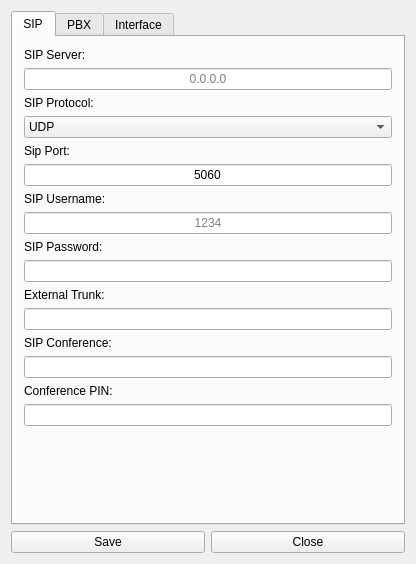
<?xml version="1.0" encoding="UTF-8"?>
<ui version="4.0">
 <class>MainWindow</class>
 <widget class="QMainWindow" name="MainWindow">
  <property name="geometry">
   <rect>
    <x>0</x>
    <y>0</y>
    <width>416</width>
    <height>564</height>
   </rect>
  </property>
  <property name="sizePolicy">
   <sizepolicy hsizetype="Fixed" vsizetype="Fixed">
    <horstretch>0</horstretch>
    <verstretch>0</verstretch>
   </sizepolicy>
  </property>
  <property name="windowTitle">
   <string>Streamer Config</string>
  </property>
  <property name="styleSheet">
   <string notr="true"/>
  </property>
  <widget class="QWidget" name="centralWidget">
   <layout class="QVBoxLayout" name="verticalLayout">
    <item>
     <widget class="QTabWidget" name="tabWidget">
      <property name="styleSheet">
       <string notr="true"/>
      </property>
      <property name="tabShape">
       <enum>QTabWidget::Rounded</enum>
      </property>
      <property name="currentIndex">
       <number>0</number>
      </property>
      <widget class="QWidget" name="tabSIP">
       <attribute name="icon">
        <iconset resource="images.qrc">
         <normaloff>:/images/ext.png</normaloff>:/images/ext.png</iconset>
       </attribute>
       <attribute name="title">
        <string>SIP</string>
       </attribute>
       <layout class="QGridLayout" name="gridLayout_2">
        <item row="4" column="0">
         <widget class="QLabel" name="sipPortText">
          <property name="sizePolicy">
           <sizepolicy hsizetype="Expanding" vsizetype="Fixed">
            <horstretch>0</horstretch>
            <verstretch>0</verstretch>
           </sizepolicy>
          </property>
          <property name="text">
           <string>Sip Port:</string>
          </property>
         </widget>
        </item>
        <item row="2" column="0">
         <widget class="QLabel" name="sipProtoText">
          <property name="sizePolicy">
           <sizepolicy hsizetype="Expanding" vsizetype="Fixed">
            <horstretch>0</horstretch>
            <verstretch>0</verstretch>
           </sizepolicy>
          </property>
          <property name="text">
           <string>SIP Protocol:</string>
          </property>
         </widget>
        </item>
        <item row="1" column="0">
         <widget class="QLineEdit" name="sipServer">
          <property name="sizePolicy">
           <sizepolicy hsizetype="Expanding" vsizetype="Fixed">
            <horstretch>0</horstretch>
            <verstretch>0</verstretch>
           </sizepolicy>
          </property>
          <property name="text">
           <string/>
          </property>
          <property name="alignment">
           <set>Qt::AlignCenter</set>
          </property>
          <property name="readOnly">
           <bool>false</bool>
          </property>
          <property name="placeholderText">
           <string>0.0.0.0</string>
          </property>
         </widget>
        </item>
        <item row="11" column="0">
         <widget class="QLineEdit" name="sipExtTrunk">
          <property name="alignment">
           <set>Qt::AlignCenter</set>
          </property>
         </widget>
        </item>
        <item row="5" column="0">
         <widget class="QLineEdit" name="sipPort">
          <property name="text">
           <string>5060</string>
          </property>
          <property name="alignment">
           <set>Qt::AlignCenter</set>
          </property>
         </widget>
        </item>
        <item row="9" column="0">
         <widget class="QLineEdit" name="sipPass">
          <property name="text">
           <string/>
          </property>
          <property name="echoMode">
           <enum>QLineEdit::Password</enum>
          </property>
          <property name="alignment">
           <set>Qt::AlignCenter</set>
          </property>
          <property name="readOnly">
           <bool>false</bool>
          </property>
         </widget>
        </item>
        <item row="7" column="0">
         <widget class="QLineEdit" name="sipUser">
          <property name="text">
           <string/>
          </property>
          <property name="alignment">
           <set>Qt::AlignCenter</set>
          </property>
          <property name="readOnly">
           <bool>false</bool>
          </property>
          <property name="placeholderText">
           <string>1234</string>
          </property>
         </widget>
        </item>
        <item row="6" column="0">
         <widget class="QLabel" name="sipUserText">
          <property name="sizePolicy">
           <sizepolicy hsizetype="Expanding" vsizetype="Fixed">
            <horstretch>0</horstretch>
            <verstretch>0</verstretch>
           </sizepolicy>
          </property>
          <property name="minimumSize">
           <size>
            <width>150</width>
            <height>0</height>
           </size>
          </property>
          <property name="text">
           <string>SIP Username:</string>
          </property>
         </widget>
        </item>
        <item row="13" column="0">
         <widget class="QLineEdit" name="sipConf">
          <property name="alignment">
           <set>Qt::AlignCenter</set>
          </property>
         </widget>
        </item>
        <item row="0" column="0">
         <widget class="QLabel" name="sipServerText">
          <property name="sizePolicy">
           <sizepolicy hsizetype="Expanding" vsizetype="Fixed">
            <horstretch>0</horstretch>
            <verstretch>0</verstretch>
           </sizepolicy>
          </property>
          <property name="minimumSize">
           <size>
            <width>150</width>
            <height>0</height>
           </size>
          </property>
          <property name="styleSheet">
           <string notr="true"/>
          </property>
          <property name="text">
           <string>SIP Server:</string>
          </property>
         </widget>
        </item>
        <item row="14" column="0">
         <widget class="QLabel" name="sipConfPinText">
          <property name="text">
           <string>Conference PIN:</string>
          </property>
         </widget>
        </item>
        <item row="3" column="0">
         <widget class="QComboBox" name="sipProtoBox">
          <property name="sizePolicy">
           <sizepolicy hsizetype="Expanding" vsizetype="Fixed">
            <horstretch>0</horstretch>
            <verstretch>0</verstretch>
           </sizepolicy>
          </property>
          <property name="layoutDirection">
           <enum>Qt::LeftToRight</enum>
          </property>
          <item>
           <property name="text">
            <string>UDP</string>
           </property>
          </item>
          <item>
           <property name="text">
            <string>TCP</string>
           </property>
          </item>
         </widget>
        </item>
        <item row="12" column="0">
         <widget class="QLabel" name="sipConfText">
          <property name="sizePolicy">
           <sizepolicy hsizetype="Expanding" vsizetype="Fixed">
            <horstretch>0</horstretch>
            <verstretch>0</verstretch>
           </sizepolicy>
          </property>
          <property name="text">
           <string>SIP Conference:</string>
          </property>
         </widget>
        </item>
        <item row="15" column="0">
         <widget class="QLineEdit" name="sipConfPin">
          <property name="alignment">
           <set>Qt::AlignCenter</set>
          </property>
         </widget>
        </item>
        <item row="8" column="0">
         <widget class="QLabel" name="sipPassText">
          <property name="sizePolicy">
           <sizepolicy hsizetype="Expanding" vsizetype="Fixed">
            <horstretch>0</horstretch>
            <verstretch>0</verstretch>
           </sizepolicy>
          </property>
          <property name="minimumSize">
           <size>
            <width>150</width>
            <height>0</height>
           </size>
          </property>
          <property name="text">
           <string>SIP Password:</string>
          </property>
         </widget>
        </item>
        <item row="10" column="0">
         <widget class="QLabel" name="sipExtTrunkText">
          <property name="text">
           <string>External Trunk:</string>
          </property>
         </widget>
        </item>
        <item row="16" column="0">
         <spacer name="verticalSpacer">
          <property name="orientation">
           <enum>Qt::Vertical</enum>
          </property>
          <property name="sizeHint" stdset="0">
           <size>
            <width>20</width>
            <height>40</height>
           </size>
          </property>
         </spacer>
        </item>
       </layout>
      </widget>
      <widget class="QWidget" name="tabPBX">
       <attribute name="icon">
        <iconset resource="images.qrc">
         <normaloff>:/images/pbx.png</normaloff>:/images/pbx.png</iconset>
       </attribute>
       <attribute name="title">
        <string>PBX</string>
       </attribute>
       <layout class="QGridLayout" name="gridLayout_3">
        <item row="2" column="0">
         <widget class="QLabel" name="psqlServerText">
          <property name="sizePolicy">
           <sizepolicy hsizetype="Expanding" vsizetype="Fixed">
            <horstretch>0</horstretch>
            <verstretch>0</verstretch>
           </sizepolicy>
          </property>
          <property name="minimumSize">
           <size>
            <width>150</width>
            <height>0</height>
           </size>
          </property>
          <property name="text">
           <string>Server IP:</string>
          </property>
         </widget>
        </item>
        <item row="8" column="0">
         <widget class="QLabel" name="psqlUserText">
          <property name="sizePolicy">
           <sizepolicy hsizetype="Expanding" vsizetype="Fixed">
            <horstretch>0</horstretch>
            <verstretch>0</verstretch>
           </sizepolicy>
          </property>
          <property name="minimumSize">
           <size>
            <width>150</width>
            <height>0</height>
           </size>
          </property>
          <property name="text">
           <string>Username:</string>
          </property>
         </widget>
        </item>
        <item row="9" column="0">
         <widget class="QLineEdit" name="psqlUser">
          <property name="text">
           <string>user</string>
          </property>
          <property name="alignment">
           <set>Qt::AlignCenter</set>
          </property>
          <property name="readOnly">
           <bool>false</bool>
          </property>
          <property name="placeholderText">
           <string>postgres</string>
          </property>
         </widget>
        </item>
        <item row="3" column="0">
         <widget class="QLineEdit" name="psqlServer">
          <property name="sizePolicy">
           <sizepolicy hsizetype="Expanding" vsizetype="Fixed">
            <horstretch>0</horstretch>
            <verstretch>0</verstretch>
           </sizepolicy>
          </property>
          <property name="text">
           <string/>
          </property>
          <property name="alignment">
           <set>Qt::AlignCenter</set>
          </property>
          <property name="readOnly">
           <bool>false</bool>
          </property>
          <property name="placeholderText">
           <string>0.0.0.0</string>
          </property>
         </widget>
        </item>
        <item row="10" column="0">
         <widget class="QLabel" name="psqlPassText">
          <property name="sizePolicy">
           <sizepolicy hsizetype="Expanding" vsizetype="Fixed">
            <horstretch>0</horstretch>
            <verstretch>0</verstretch>
           </sizepolicy>
          </property>
          <property name="minimumSize">
           <size>
            <width>150</width>
            <height>0</height>
           </size>
          </property>
          <property name="text">
           <string>Password:</string>
          </property>
         </widget>
        </item>
        <item row="12" column="0">
         <spacer name="verticalSpacer_2">
          <property name="orientation">
           <enum>Qt::Vertical</enum>
          </property>
          <property name="sizeHint" stdset="0">
           <size>
            <width>20</width>
            <height>40</height>
           </size>
          </property>
         </spacer>
        </item>
        <item row="4" column="0">
         <widget class="QLabel" name="psqlBaseText">
          <property name="sizePolicy">
           <sizepolicy hsizetype="Expanding" vsizetype="Fixed">
            <horstretch>0</horstretch>
            <verstretch>0</verstretch>
           </sizepolicy>
          </property>
          <property name="text">
           <string>Database (yate-freesentral):</string>
          </property>
         </widget>
        </item>
        <item row="5" column="0">
         <widget class="QLineEdit" name="psqlBase">
          <property name="text">
           <string>freesentral</string>
          </property>
          <property name="alignment">
           <set>Qt::AlignCenter</set>
          </property>
         </widget>
        </item>
        <item row="11" column="0">
         <widget class="QLineEdit" name="psqlPass">
          <property name="text">
           <string/>
          </property>
          <property name="echoMode">
           <enum>QLineEdit::Password</enum>
          </property>
          <property name="alignment">
           <set>Qt::AlignCenter</set>
          </property>
          <property name="readOnly">
           <bool>false</bool>
          </property>
         </widget>
        </item>
        <item row="1" column="0">
         <widget class="QComboBox" name="pbxType">
          <item>
           <property name="text">
            <string>asterisk</string>
           </property>
          </item>
          <item>
           <property name="text">
            <string>yate</string>
           </property>
          </item>
         </widget>
        </item>
        <item row="0" column="0">
         <widget class="QLabel" name="pbxTypeText">
          <property name="text">
           <string>PBX Type:</string>
          </property>
         </widget>
        </item>
        <item row="6" column="0">
         <widget class="QLabel" name="pbxChannelText">
          <property name="text">
           <string>SIP channel (asterisk):</string>
          </property>
         </widget>
        </item>
        <item row="7" column="0">
         <widget class="QComboBox" name="pbxChannel">
          <property name="currentText">
           <string>SIP</string>
          </property>
          <property name="currentIndex">
           <number>0</number>
          </property>
          <item>
           <property name="text">
            <string>SIP</string>
           </property>
          </item>
          <item>
           <property name="text">
            <string>PJSIP (experimental)</string>
           </property>
          </item>
         </widget>
        </item>
       </layout>
      </widget>
      <widget class="QWidget" name="tabInterface">
       <attribute name="icon">
        <iconset resource="images.qrc">
         <normaloff>:/images/cast.png</normaloff>:/images/cast.png</iconset>
       </attribute>
       <attribute name="title">
        <string>Interface</string>
       </attribute>
       <layout class="QVBoxLayout" name="verticalLayout_2">
        <item>
         <widget class="QCheckBox" name="sipAutoConf">
          <property name="text">
           <string>Initiate conference at application startup</string>
          </property>
         </widget>
        </item>
        <item>
         <widget class="QCheckBox" name="sipShowCount">
          <property name="text">
           <string>Show number of listeners</string>
          </property>
         </widget>
        </item>
        <item>
         <widget class="QCheckBox" name="sipComments">
          <property name="text">
           <string>Enable comments</string>
          </property>
         </widget>
        </item>
        <item>
         <widget class="QCheckBox" name="sipMultiComments">
          <property name="text">
           <string>Enable multiple commentators</string>
          </property>
         </widget>
        </item>
        <item>
         <widget class="QLabel" name="sipInputDeviceText">
          <property name="text">
           <string>SIP Input Device:</string>
          </property>
         </widget>
        </item>
        <item>
         <widget class="QComboBox" name="sipInputDevice"/>
        </item>
        <item>
         <widget class="QLabel" name="sipOutputDeviceText">
          <property name="text">
           <string>SIP Output Device:</string>
          </property>
         </widget>
        </item>
        <item>
         <widget class="QComboBox" name="sipOutputDevice"/>
        </item>
        <item>
         <widget class="QCheckBox" name="allowVolume">
          <property name="text">
           <string>Allow volume change</string>
          </property>
         </widget>
        </item>
        <item>
         <layout class="QHBoxLayout" name="horizontalLayout_2">
          <item>
           <widget class="QLabel" name="lblSVolume">
            <property name="minimumSize">
             <size>
              <width>90</width>
              <height>0</height>
             </size>
            </property>
            <property name="text">
             <string>Stream Volume:</string>
            </property>
           </widget>
          </item>
          <item>
           <widget class="QSlider" name="SVolume">
            <property name="maximum">
             <number>600</number>
            </property>
            <property name="singleStep">
             <number>1</number>
            </property>
            <property name="orientation">
             <enum>Qt::Horizontal</enum>
            </property>
           </widget>
          </item>
          <item>
           <widget class="QLabel" name="lblSVolumeVal">
            <property name="minimumSize">
             <size>
              <width>50</width>
              <height>0</height>
             </size>
            </property>
            <property name="text">
             <string>0</string>
            </property>
            <property name="alignment">
             <set>Qt::AlignCenter</set>
            </property>
           </widget>
          </item>
         </layout>
        </item>
        <item>
         <layout class="QHBoxLayout" name="HLayout_3">
          <item>
           <widget class="QLabel" name="lblAVolume">
            <property name="minimumSize">
             <size>
              <width>90</width>
              <height>0</height>
             </size>
            </property>
            <property name="text">
             <string>Answer Volume:</string>
            </property>
           </widget>
          </item>
          <item>
           <widget class="QSlider" name="AVolume">
            <property name="maximum">
             <number>600</number>
            </property>
            <property name="singleStep">
             <number>1</number>
            </property>
            <property name="orientation">
             <enum>Qt::Horizontal</enum>
            </property>
           </widget>
          </item>
          <item>
           <widget class="QLabel" name="lblAVolumeVal">
            <property name="minimumSize">
             <size>
              <width>50</width>
              <height>0</height>
             </size>
            </property>
            <property name="text">
             <string>0</string>
            </property>
            <property name="alignment">
             <set>Qt::AlignCenter</set>
            </property>
           </widget>
          </item>
         </layout>
        </item>
        <item>
         <spacer name="verticalSpacer_5">
          <property name="orientation">
           <enum>Qt::Vertical</enum>
          </property>
          <property name="sizeHint" stdset="0">
           <size>
            <width>20</width>
            <height>149</height>
           </size>
          </property>
         </spacer>
        </item>
       </layout>
      </widget>
     </widget>
    </item>
    <item>
     <layout class="QHBoxLayout" name="horizontalLayout">
      <item>
       <widget class="QPushButton" name="saveButton">
        <property name="autoFillBackground">
         <bool>true</bool>
        </property>
        <property name="text">
         <string>Save</string>
        </property>
        <property name="flat">
         <bool>false</bool>
        </property>
       </widget>
      </item>
      <item>
       <widget class="QPushButton" name="closeButton">
        <property name="text">
         <string>Close</string>
        </property>
       </widget>
      </item>
     </layout>
    </item>
   </layout>
  </widget>
 </widget>
 <layoutdefault spacing="6" margin="11"/>
 <tabstops>
  <tabstop>sipServer</tabstop>
  <tabstop>sipProtoBox</tabstop>
  <tabstop>sipPort</tabstop>
  <tabstop>sipUser</tabstop>
  <tabstop>sipPass</tabstop>
  <tabstop>sipConf</tabstop>
  <tabstop>tabWidget</tabstop>
  <tabstop>psqlServer</tabstop>
  <tabstop>psqlBase</tabstop>
  <tabstop>psqlUser</tabstop>
  <tabstop>psqlPass</tabstop>
 </tabstops>
 <resources>
  <include location="images.qrc"/>
 </resources>
 <connections/>
</ui>
